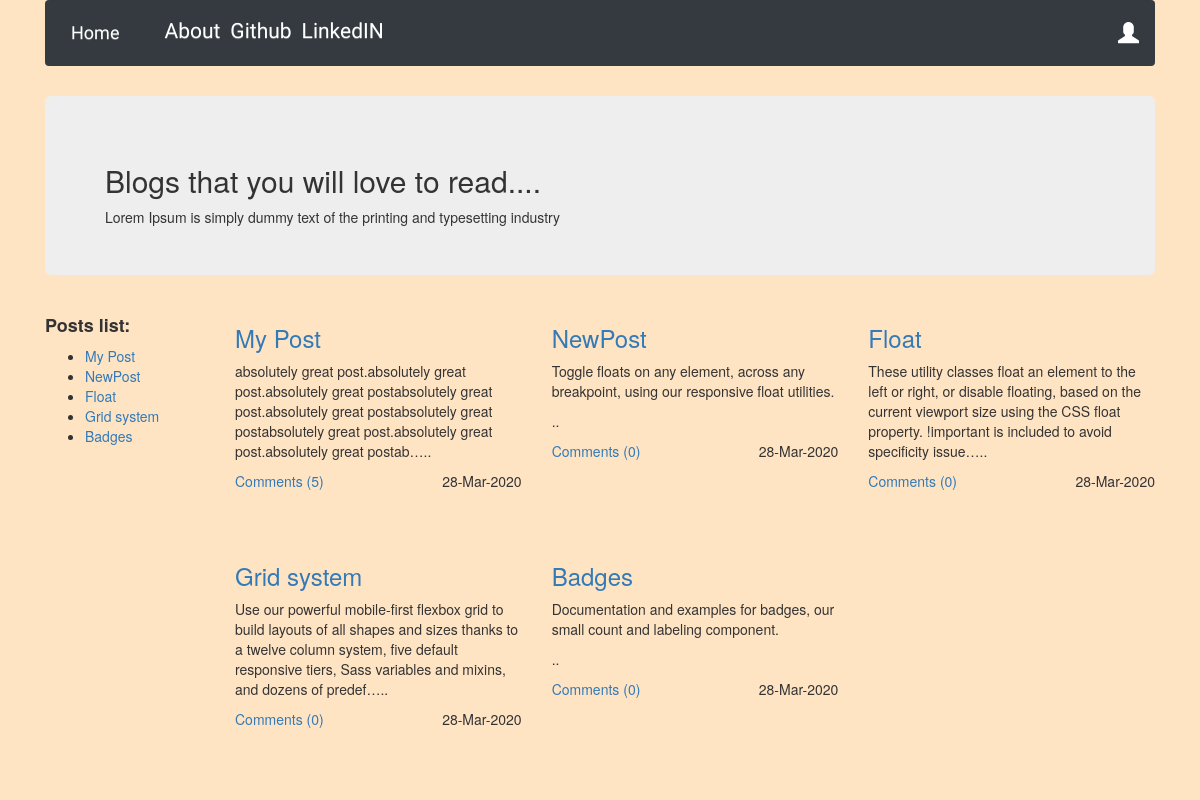
Before: / with the older database file.
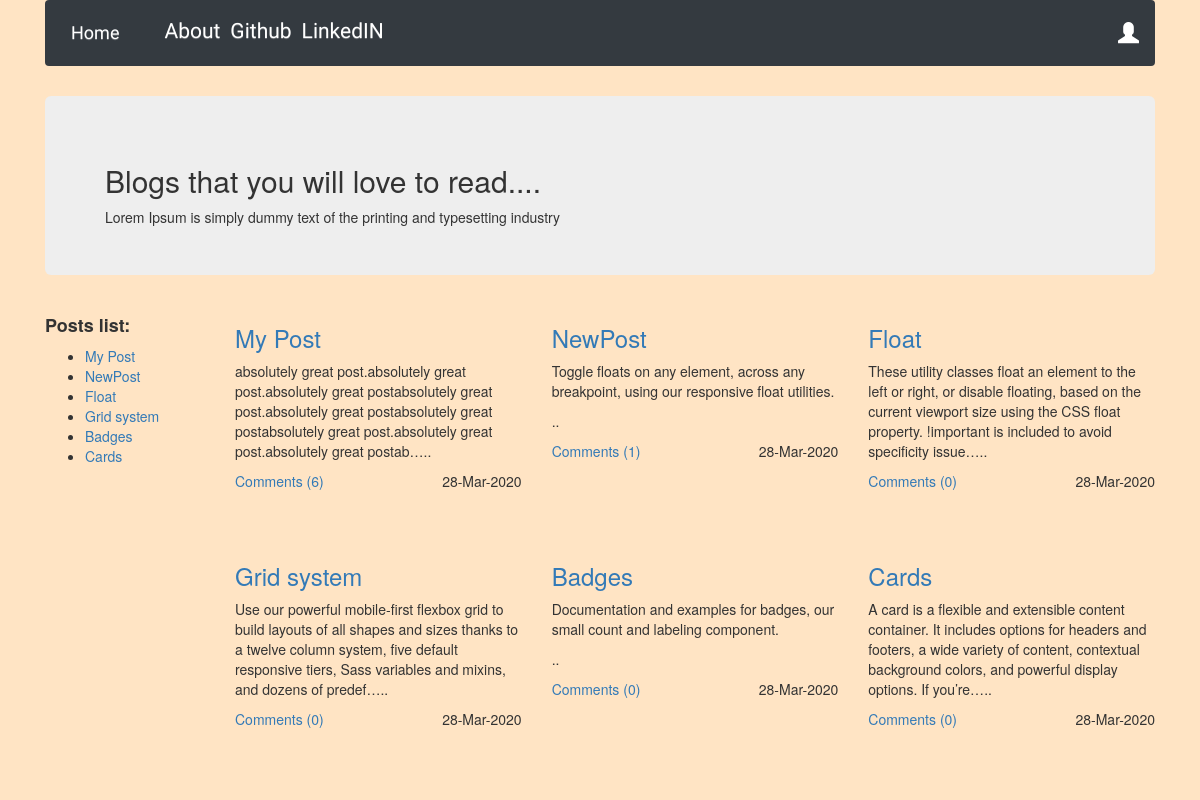
After: the same page with the newer database file.
### blog/models.py (models this page shows, shortened)
class Post(models.Model):
    author = models.ForeignKey('auth.User')
    title = models.CharField(max_length=264)
    text = models.TextField()
    created_date = models.DateField(default=timezone.now())
    published_date = models.DateField(blank=True, null=True)
    def approved_comments(self):
        return self.comments.filter(approved_comment= True)

### blog/views.py (the view)
# urls.py: url(r'^$',views.PostListView.as_view(), name='post_list'),
class PostListView(ListView):
    model = Post
    def get_queryset(self):
        return Post.objects.filter(published_date__lte=timezone.now()).order_by('published_date')

### blog/templates/blog/post_list.html
{% extends "blog/base.html" %}
{% block content %}
<div class="jumbotron">
    <h2>Blogs that you will love to read....</h2>
        Lorem Ipsum is simply dummy text of the printing and typesetting industry
</div>
<div class="row">
    <div class="col-2">
        <h4><strong>Posts list:</strong></h4>
        <ul>
        {% for post in post_list %}
            <li><a href="{% url 'post_detail' pk=post.pk %}">{{ post.title }}</a></li>
        {% endfor %}
        </ul>
    </div>
    <div class="col-10">
        <div class="row">
        {% for post in post_list %}
        <div class="postlist col-4">
            <h3><a href="{% url 'post_detail' pk=post.pk %}">{{ post.title }}</a></h3>
            <div class='date'>
                <p class="postconent">{{ post.text|safe|linebreaksbr|truncatechars:200}}..</p>
                <p class="float-right">{{ post.published_date|date:"d-M-Y" }}</p>
            </div>
            <a href="{% url 'post_detail' pk=post.pk %}">Comments ({{post.approved_comments.count}})</a>
        </div>
        {% endfor %}
        </div>
    </div>
</div>
{% endblock %}

Changed rows visible on the page:
computed for Post "My Post": approved_comments.count "5" → "6"
computed for Post "NewPost": approved_comments.count "0" → "1"
added Post: title "Cards", text "A card is a flexible and extensible content container. It includes options for headers and footers, a wide variety of content, contextual background colors, and powerful display options. If you’re…", published_date "28-Mar-2020", approved_comments.count "0"
